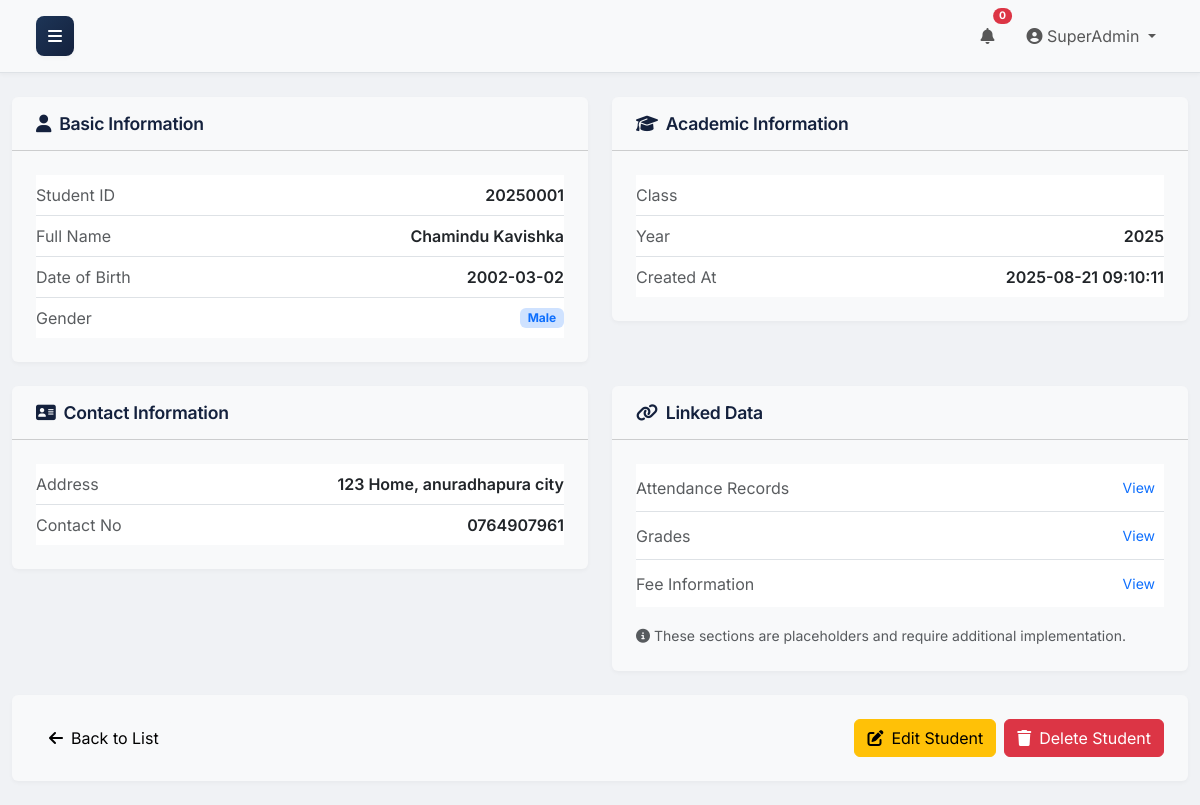
Page /students/view.php?id=11 (signed in) on the committed database.
### tables this page shows
CREATE TABLE `students` (
  `id` int(11) NOT NULL,
  `user_id` int(11) DEFAULT NULL,
  `student_id` varchar(255) NOT NULL,
  `first_name` varchar(255) NOT NULL,
  `last_name` varchar(255) NOT NULL,
  `dob` date NOT NULL,
  `gender` enum('M','F','O') NOT NULL,
  `year` int(11) NOT NULL,
  `address` text DEFAULT NULL,
  `contact_no` varchar(255) DEFAULT NULL,
  `status` enum('active','deleted') NOT NULL DEFAULT 'active',
  `created_at` timestamp NOT NULL DEFAULT current_timestamp(),
  `parent_user_id` int(11) DEFAULT NULL
);

### public/students/view.php (the view, shortened to what this page needs)
<?php
require_once '../includes/header.php';
$pdo = get_pdo_connection();
$student_id_param = isset($_GET['id']) ? (int)$_GET['id'] : 0;
$student = null;
if ($student_id_param > 0) {
    $stmt = $pdo->prepare("SELECT * FROM students WHERE id = ? AND status = 'active'");
    $stmt->execute([$student_id_param]);
    $student = $stmt->fetch(PDO::FETCH_ASSOC);
} else {
    set_message('error', 'Invalid student ID.');
    header('Location: list.php');
    exit();
}
?>
        <div class="row">
            <div class="col-md-6">
                <div class="card shadow-sm mb-4">
                    <div class="card-header py-3">
                        <h5 class="mb-0"><i class="fas fa-user me-2"></i>Basic Information</h5>
                    </div>
                    <div class="card-body">
                        <div class="list-group list-group-flush">
                            <div class="list-group-item d-flex justify-content-between align-items-center px-0">
                                <span class="text-muted">Student ID</span>
                                <span class="fw-semibold"><?php echo htmlspecialchars($student['student_id'] ?? ''); ?></span>
                            </div>
                            <div class="list-group-item d-flex justify-content-between align-items-center px-0">
                                <span class="text-muted">Full Name</span>
                                <span class="fw-semibold"><?php echo htmlspecialchars(($student['first_name'] ?? '') . ' ' . ($student['last_name'] ?? '')); ?></span>
                            </div>
                            <div class="list-group-item d-flex justify-content-between align-items-center px-0">
                                <span class="text-muted">Date of Birth</span>
                                <span class="fw-semibold"><?php echo htmlspecialchars($student['dob'] ?? ''); ?></span>
                            </div>
                            <div class="list-group-item d-flex justify-content-between align-items-center px-0">
                                <span class="text-muted">Gender</span>
                                <span class="badge bg-<?php echo $student['gender'] === 'M' ? 'primary-subtle text-primary' : 'info-subtle text-info'; ?>">
                                    <?php echo htmlspecialchars($student['gender'] === 'M' ? 'Male' : ($student['gender'] === 'F' ? 'Female' : 'Other')); ?>
                                </span>
                            </div>
                        </div>
                    </div>
                </div>
            </div>
            <div class="col-md-6">
                <div class="card shadow-sm mb-4">
                    <div class="card-header py-3">
                        <h5 class="mb-0"><i class="fas fa-graduation-cap me-2"></i>Academic Information</h5>
                    </div>
                    <div class="card-body">
                        <div class="list-group list-group-flush">
                            <div class="list-group-item d-flex justify-content-between align-items-center px-0">
                                <span class="text-muted">Class</span>
                            </div>
                            <div class="list-group-item d-flex justify-content-between align-items-center px-0">
                                <span class="text-muted">Year</span>
                                <span class="fw-semibold"><?php echo htmlspecialchars($student['year'] ?? ''); ?></span>
                            </div>
                            <div class="list-group-item d-flex justify-content-between align-items-center px-0">
                                <span class="text-muted">Created At</span>
                                <span class="fw-semibold"><?php echo htmlspecialchars($student['created_at'] ?? ''); ?></span>
                            </div>
                        </div>
                    </div>
                </div>
            </div>
            <div class="col-md-6">
                <div class="card shadow-sm mb-4">
                    <div class="card-header py-3">
                        <h5 class="mb-0"><i class="fas fa-address-card me-2"></i>Contact Information</h5>
                    </div>
                    <div class="card-body">
                        <div class="list-group list-group-flush">
                            <div class="list-group-item d-flex justify-content-between align-items-center px-0">
                                <span class="text-muted">Address</span>
                                <span class="fw-semibold text-end"><?php echo htmlspecialchars($student['address'] ?? ''); ?></span>
                            </div>
                            <div class="list-group-item d-flex justify-content-between align-items-center px-0">
                                <span class="text-muted">Contact No</span>
                                <span class="fw-semibold"><?php echo htmlspecialchars($student['contact_no']); ?></span>
                            </div>
                        </div>
                    </div>
                </div>
            </div>
            <div class="col-md-6">
                <div class="card shadow-sm mb-4">
                    <div class="card-header py-3">
                        <h5 class="mb-0"><i class="fas fa-link me-2"></i>Linked Data</h5>
                    </div>
                    <div class="card-body">
                        <div class="list-group list-group-flush">
                            <div class="list-group-item px-0">
                                <div class="d-flex justify-content-between align-items-center">
                                    <span class="text-muted">Attendance Records</span>
                                    <a href="#" class="btn btn-sm btn-primary-subtle text-primary">View</a>
                                </div>
                            </div>
                            <div class="list-group-item px-0">
                                <div class="d-flex justify-content-between align-items-center">
                                    <span class="text-muted">Grades</span>
                                    <a href="#" class="btn btn-sm btn-primary-subtle text-primary">View</a>
                                </div>
                            </div>
                            <div class="list-group-item px-0">
                                <div class="d-flex justify-content-between align-items-center">
                                    <span class="text-muted">Fee Information</span>
                                    <a href="#" class="btn btn-sm btn-primary-subtle text-primary">View</a>
                                </div>
                            </div>
                        </div>
                        <div class="mt-3">
                            <small class="text-muted"><i class="fas fa-info-circle me-1"></i>These sections are placeholders and require additional implementation.</small>
                        </div>
                    </div>
                </div>
            </div>
        </div>
        <div class="card shadow-sm mb-4">
            <div class="card-body">
                <div class="d-flex justify-content-between align-items-center">
                    <a href="list.php" class="btn btn-light">
                        <i class="fas fa-arrow-left me-2"></i>Back to List
                    </a>
                    <div class="d-flex gap-2">
                        <a href="edit.php?id=<?php echo htmlspecialchars($student['id']); ?>" class="btn btn-warning">
                            <i class="fas fa-edit me-2"></i>Edit Student
                        </a>
                        <button type="button" class="btn btn-danger" data-bs-toggle="modal" data-bs-target="#deleteModal"
                                data-student-id="<?php echo htmlspecialchars($student['id']); ?>"
                                data-student-name="<?php echo htmlspecialchars($student['first_name'] . ' ' . $student['last_name']); ?>">
                            <i class="fas fa-trash me-2"></i>Delete Student
                        </button>
                    </div>
                </div>
            </div>
        </div>
    </div>

### public/assets/css/style.css (style rules this page uses)
html, body { height: 100%; margin: 0; padding: 0; }
:root { --primary-green: #1b4332; --accent-green: #2d6a4f; --light-green: #b7e4c7; --dark-green: #081c15; --professional-blue: #1d3557; --dark-blue: #14213d; --light-gray: #f0f2f5; --medium-gray: #6c757d; --border-color: #dee2e6; --primary: #1d3557; --primary-subtle: #e6eaf0; --success: #2d6a4f; --success-subtle: #e7f2ed; --warning: #ca6702; --warning-subtle: #fff1e6; --info: #184e77; --info-subtle: #e6eff4; --danger: #9b2226; --danger-subtle: #f8e7e7; --secondary: #4a4e69; --secondary-subtle: #ecedf2; --bg-dark: #f0f2f5; --card-bg: #f8f9fa; --timeline-bg: rgba(0, 0, 0, 0.03); --bg-dark: #f0f2f5; --sidebar-width: 250px; --sidebar-collapsed-width: 70px; --sidebar-transition: 0.3s; --shadow-sm: 0 .125rem .25rem rgba(0,0,0,.035); --shadow-md: 0 .5rem 1rem rgba(0,0,0,.05); --shadow-lg: 0 1rem 3rem rgba(0,0,0,.075); }
body { font-family: 'Inter', sans-serif; background-color: var(--bg-dark); overflow-x: hidden; color: #2f2f2f; }
.card { background: var(--card-bg); border: none; box-shadow: 0 2px 6px rgba(0, 0, 0, 0.04); }
.card .card-header { background: transparent; padding: 1.5rem 1.5rem 1rem; }
.card .card-header h5 { color: var(--dark-blue); font-weight: 600; font-size: 1.1rem; letter-spacing: -0.25px; }
.card .card-body { padding: 1.5rem; }
.shadow-sm { box-shadow: var(--shadow-sm) !important; }
@media (min-width: 992px) { body { overflow-x: hidden; } }

### rows in the picture
students: student "20250001", first_name+last_name "Chamindu Kavishka", dob "2002-03-02", gender "Male", year "2025", created_at "2025-08-21 09:10:11", address "123 Home, anuradhapura city", contact_no "0764907961"

### other values in the picture
$_SESSION['username'] "SuperAdmin"
